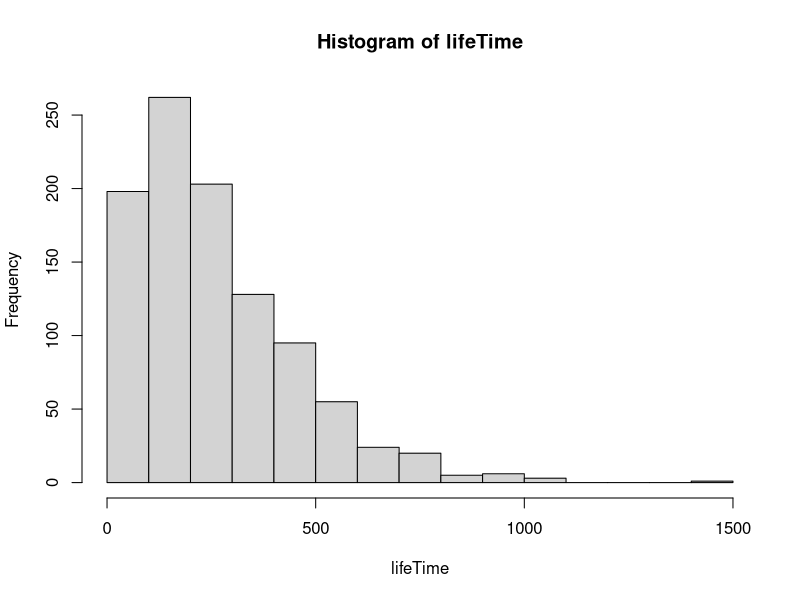

This chart was generated by the following R code: (Note: this script raises an error after producing the figure.)
rm(list=ls())
Q = matrix(
  c(-0.0085,  0.005,  0.0025,       0,   0.001,
          0, -0.014,   0.005,   0.004,   0.005,
          0,      0,  -0.008,   0.003,   0.005,
          0,      0,       0,  -0.009,   0.009,
          0,      0,       0,       0,       0),
  nrow = 5,
  ncol = 5)
Q <- t(Q)


## Task 7

woman = rep(1,1000) # Create 1000 women
N.iter = 1000

count = matrix(0, ncol = 5, nrow = N.iter) #

for (i in 1:N.iter){
  while (woman[i]<5){
    event = rexp(1,rate=-Q[woman[i],woman[i]])
    count[i,woman[i]] = event
    if (woman[i] <4){
    woman[i]=sample(x = c((woman[i]+1):5), size =1, replace =TRUE,
                    prob =-(Q[woman[i],(woman[i]+1):5])/Q[woman[i],woman[i]])
    }
    else{
      woman[i]=5
    }

  }
}

lifeTime = rowSums(count)
hist(lifeTime)
C = qchisq(p = c(0.025,0.975), df = 999)
# Conf for stadard deviation: see notes part 2 file
conf=c(sqrt(999*var(lifeTime)/C[2]),sqrt(999*var(lifeTime)/C[1]))
mean(lifeTime)

n = length(lifeTime)
Conf_control1 = mean(lifeTime) - qt(0.975, df =n-1) * sd(lifeTime) / sqrt(n)
Conf_control2 = mean(lifeTime) + qt(0.975, df =n-1) * sd(lifeTime) / sqrt(n)
c(mean(lifeTime),Conf_control1,Conf_control2) #mean and CI for the mean

#survival rate after 30.5 months
(sum(rowSums(count[,1:2])>30.5 & (count[,3]!=0 | count[,4]!=0)))/1000

############# Opgave 8
Q = Q[1:4,1:4]
funk = function(t){
  ones = rep(1,4)
  p0 = c(1,0,0,0)

  p = vector()
  for (i in 1:length(t)){
    p[i] = 1 - p0%*%expm(x = Q*t[i])%*%ones
  }
  return(p)

}

plot(o,type ='l',lwd = 3)
lines(ecdf(lifeTime),col='red',lwd = 3)
ks.test(lifeTime, funk)

########## Opgave 9
# Q matrix for treatment
Q2 = matrix(c(-0.00475,0,0,0,0
              ,0.0025,-0.007,0,0,0
              ,0.00125,0,-0.008,0,0
              ,0,0.002,0.003,-0.009,0
              ,0.001,0.005,0.005,0.009,0),5,5)

woman = rep(1,1000) # Create 1000 women
Q = matrix(
  c(-0.0085,  0.005,  0.0025,       0,   0.001,
    0, -0.014,   0.005,   0.004,   0.005,
    0,      0,  -0.008,   0.003,   0.005,
    0,      0,       0,  -0.009,   0.009,
    0,      0,       0,       0,       0),
  nrow = 5,
  ncol = 5)
N.iter = 1000

count_treat = matrix(0, ncol = 5, nrow = N.iter) #

for (i in 1:N.iter){
  while (woman[i]<5){
    event = rexp(1,rate=-Q2[woman[i],woman[i]])
    count_treat[i,woman[i]] = event
    if (woman[i] <4){
      woman[i]=sample(x = c((woman[i]+1):5), size =1, replace =TRUE,
                      prob =-(Q2[woman[i],(woman[i]+1):5])/Q2[woman[i],woman[i]])
    }
    else{
      woman[i]=5
    }

  }
}

# S function for non-treatment
life_cdf=ecdf(lifeTime)

S_func = function(dt , t){
  S = (1000-dt(t)*1000)/1000
       return(S)
}
plot(S_func(life_cdf,1:1000))

# find s for treatment
lifeTimeTreat =rowSums(count_treat)
lifeTreat_cdf=ecdf(lifeTimeTreat)
plot(S_func(lifeTreat_cdf,1:1000))


# plot with death rate for treat and non-treat
plot(S_func(life_cdf,1:1000),col = 'red',type='l')
lines(S_func(lifeTreat_cdf,1:1000),col='blue',type='l')


#### Opgave 10
# Log rank test
N1 = S_func(life_cdf,0:1000)*1000
N2 = S_func(lifeTreat_cdf,0:1000)*1000
N = (S_func(life_cdf,0:1000)+S_func(lifeTreat_cdf,0:1000))*1000

O1 = abs(diff(N1))
O2 = abs(diff(N2))
O = abs(diff(N))

N = N[1:1000]
N2 = N2[1:1000]

E2 = O/N*N2

V = (O*(N2/N)*(1-N2/N)*(N-O))/(N-1)

Z = sum(O2-E2)/sum(V)

pValue = 1-pnorm(Z)

mean(V)

####### Opgave 11
# Man rykker stadie kontinuert og ikke længere syg på en fast dag på måneden
# Man kan ikke ændre i sygdomsforløbet fordi man allerede har determineret personens sygdomsforløb
### Dette kan gøres nemt i den anden ved at ændre Q
# Erlang kan godt implementeres, men raterne skal laves om

# Lav funktion, der implementerer Erlang. Tager Q-matrice
